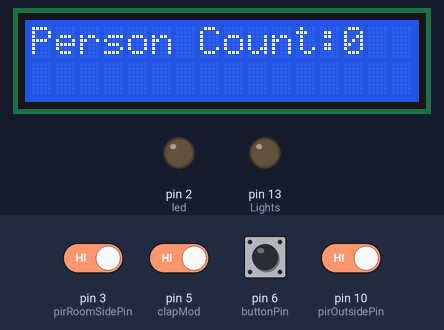
Simulated run of this sketch. Board: Arduino Uno, built with avr-gcc and run on an emulated ATmega328P. Parts: 16×2 character LCD, output pins drawn as LEDs (lit = HIGH). Dashed ring = blinking. The test bench sets the inputs (shaded band); at power-on: pin 3 (pirRoomSidePin), pin 5 (clapMod), pin 6 (buttonPin), pin 10 (pirOutsidePin) HIGH. What the sketch prints to the serial monitor is not drawn.

Above: at 3.2 s.
3.3 s: pin 6 (buttonPin) pulled LOW for 0.15 s
At 4.6 s:
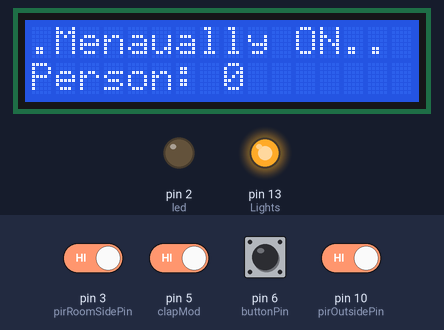
4.9 s: pin 10 (pirOutsidePin) driven LOW
At 5.7 s:
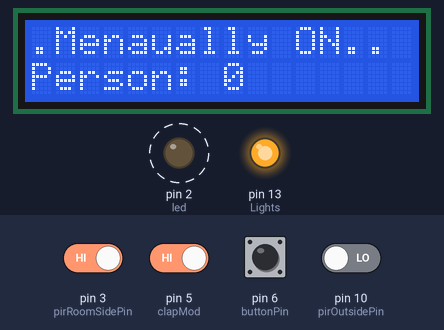
6.9 s: pin 3 (pirRoomSidePin) driven LOW
At 8.7 s:
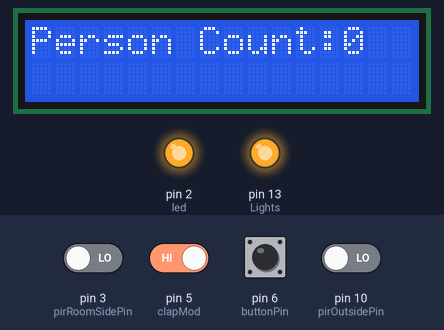
9.9 s: pin 5 (clapMod) driven LOW
At 11.5 s:
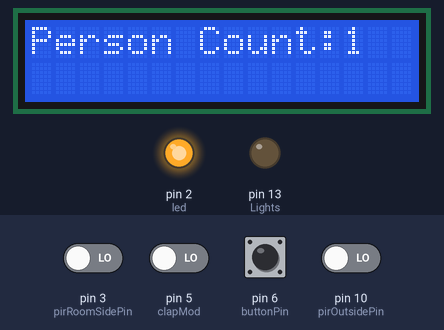
12.9 s: pin 5 (clapMod) driven HIGH
At 13.9 s:
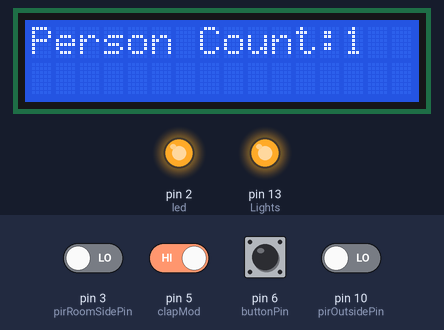
15.9 s: pin 10 (pirOutsidePin) driven HIGH
At 17.2 s:
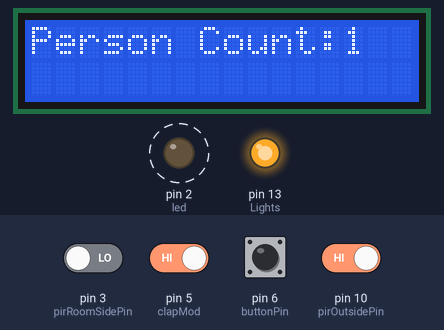
Timing chart, 0 to 19.9 s (numbered marks = the images above; inputs shaded):
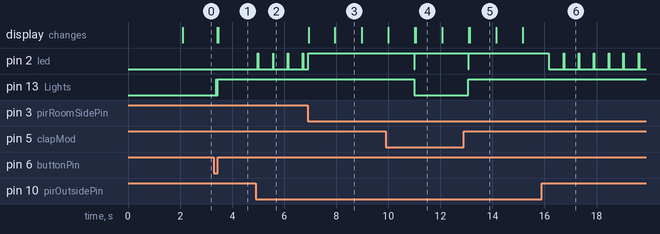

The sketch:

v2.ino
```cpp
#include <Wire.h>
#include <LiquidCrystal_I2C.h>

const int pirOutsidePin = 10;     // Outside PIR motion sensor pin
const int pirRoomSidePin = 3;   // Room-side PIR motion sensor pin
const int clapMod = 5;
const int buttonPin = 6;

const int led = 2;
const int Lights = 13;

bool outstat = true;
bool instat = true;
bool clapstat = true;
bool buttonstat = true;
bool flag = false;
bool cflag = true;
bool mflag = false;

int count = 0;                   // Counter for people in the room

// Initialize the LCD with I2C address (0x27 for 16x2display)
LiquidCrystal_I2C lcd(0x27, 16, 2);

void setup() {
    Serial.begin(9600);

    // Set up PIR sensor pins
    pinMode(pirOutsidePin, INPUT);  // Set outside PIR sensor as input
    pinMode(pirRoomSidePin, INPUT); // Set room-side PIR sensor as input
    pinMode(clapMod,INPUT);
    pinMode(buttonPin,INPUT_PULLUP);
    pinMode(led, OUTPUT);
    pinMode(Lights,OUTPUT);

    // Initialize LCD
    lcd.init();
    lcd.backlight();
    lcd.setCursor(0, 0);
    lcd.print("Initializing..");
    delay(2000);
    updateDisplay();
}

void loop() {
  // Detect entry attempt
  outstat = digitalRead(pirOutsidePin); // False on motion
  instat = digitalRead(pirRoomSidePin); // True on motion
  clapstat = digitalRead(clapMod);
  buttonstat = digitalRead(buttonPin);


  Serial.print("INStat  : ");
  Serial.print(instat);
  Serial.print(" ||   OutStat : ");
  Serial.println(outstat);
  Serial.print("ClapStat : ");
  Serial.print(clapstat);
  Serial.print(" || ButtonStat : ");
  Serial.println(buttonstat);

    // Entry detection
    if (!outstat && count < 5) { // Motion detected outside
        unsigned long startTime = millis();
        digitalWrite(led, HIGH); // Indicator LED

        // Wait up to 500 ms for inside sensor to detect entry
        while ((millis() - startTime) < 500) {
            instat = digitalRead(pirRoomSidePin);
            Serial.print("Inside Stat:");
            Serial.println(instat);
            digitalWrite(led,LOW);
            if (!instat) { // Entry detected
                count++;
                digitalWrite(led,HIGH);
               // Serial.print("Count: ");
               //Serial.println(count);
                updateDisplay();
                delay(1000);  // Small delay to prevent multiple detections
                digitalWrite(led, LOW);
                break;
            }
        }
    }


    // Exit detection
    if (!instat && count > 0)
    { // Motion detected inside
        unsigned long startTime = millis();
        digitalWrite(led, HIGH); // Indicator LED

        // Wait up to 500 ms for outside sensor to detect exit
        while ((millis() - startTime) < 500) {
            outstat = digitalRead(pirOutsidePin);
            Serial.print("Outside Stat:");
            Serial.println(outstat);
            digitalWrite(led, LOW); // Indicator LED
            if (!outstat) { // Exit detected
                count--;
                digitalWrite(led, HIGH); // Indicator LED
                //Serial.print("Count: ");
                //Serial.println(count);
                updateDisplay();
                delay(1000);  // Small delay to prevent multiple detections
                digitalWrite(led, LOW); // Indicator LED
                break;
            }
        }
    }
    if(count>0 && mflag == false )
    {
      digitalWrite(Lights, HIGH);
      flag = true;
      cflag = false;
    }
    if(count==0 && cflag == false)
    {
      digitalWrite(Lights,LOW);
    }
    if(clapstat== false || buttonstat == false)  // remove the part (clapstat= false || ) to avoid unwanted sound interuption
    {
        if(flag==false)
        {
            digitalWrite(Lights, HIGH);
            lcd.setCursor(0, 0);
            lcd.print(".Menaually ON..");
            lcd.setCursor(0, 1);
            lcd.print("Person: " );
            lcd.print(count);
            flag = true;
        }

    }
    clapstat = digitalRead(clapMod);
    buttonstat = digitalRead(buttonPin);
    if(clapstat== false || buttonstat == false)  // remove the part (clapstat= false || ) to avoid unwanted sound interuption
    {
        if(flag ==true)
        {
          digitalWrite(Lights,LOW);
          lcd.setCursor(0, 0);
          lcd.print(".Menaually Off.");
          lcd.setCursor(0, 1);
          lcd.print("Person: " );
          lcd.print(count);
          flag = false;
          mflag = true;
        }
    }
}

void updateDisplay()
{
    lcd.clear();
    lcd.setCursor(0, 0);
    lcd.print("Person Count:");
    lcd.print(count);
}
```

Measured:
- after the input at 3.3 s, pin 13 (Lights): LOW → HIGH after 0.08 s, → LOW 0.02 s later, → HIGH 0.04 s later; the display: first changes after 0.13 s (image 1 shows a later state)
- after the input at 4.9 s, pin 2 (led): alternates HIGH for 0.02 s and LOW for 0.56 s, starting after 0.09 s
- after the input at 6.9 s, the display: first changes at once (image 3 shows a later state)
- after the input at 9.9 s, pin 2 (led): HIGH → LOW after 1.1 s, → HIGH 0.02 s later; pin 13 (Lights): HIGH → LOW after 1.1 s; the display: first differs from a run without the input after 1.1 s (image 4 shows a later state)
- after the input at 12.9 s, pin 2 (led), pin 13 (Lights): goes on until 13.1 s, then stays HIGH; the display: first changes after 0.19 s (image 5 shows a later state)
- after the input at 15.9 s, pin 2 (led): alternates HIGH for 0.02 s and LOW for 0.56 s, starting after 0.27 s
- what the display in image 3 shows lasts 1.0 s, from 8.0 s to 9.0 s
